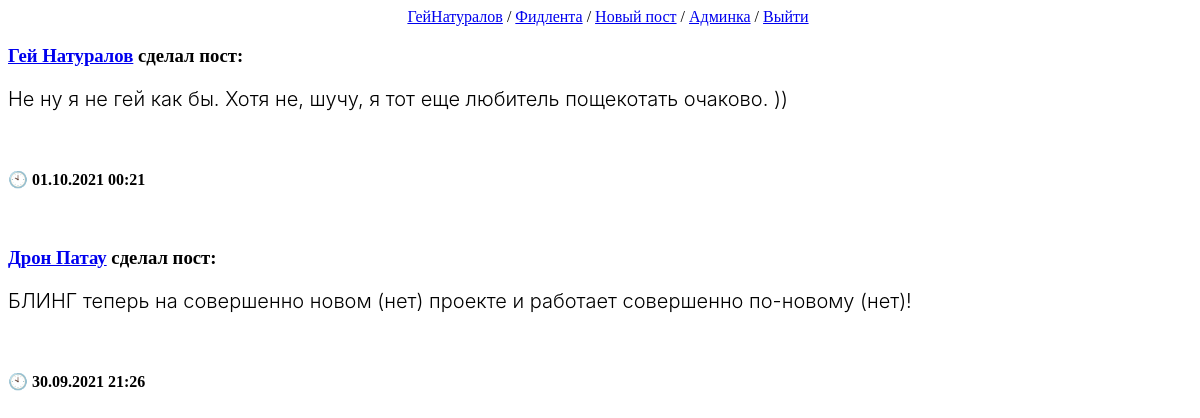
Screenshot of / (signed in) with the database file from the repository.
### bling/models.py (models this page shows, shortened)
class BlingPost(models.Model):
    text = models.TextField(null=True, blank=True, verbose_name='Текст')
    images = models.ForeignKey('BlingImage', on_delete=models.SET_NULL, null=True, blank=True, verbose_name='Изображения')
    author = models.ForeignKey(User, on_delete=models.CASCADE, related_name='posts', verbose_name='Автор', null=True)
    created_on = models.DateTimeField(auto_now_add=True, verbose_name='Дата публикации')
    likes_amount = models.IntegerField(default=0)
    comments_amount = models.IntegerField(default=0)
    class Meta:
        verbose_name = 'Пост'
        verbose_name_plural = 'Посты'
        ordering = ['-created_on']

class Profile(models.Model):
    user = models.OneToOneField(User, on_delete=models.CASCADE)
    born_on = models.DateField(null=True, blank=True, verbose_name='Дата рождения')
    subscribers = models.ManyToManyField(User, blank=True, default=None, verbose_name='Подписчики', related_name='Подписчик')
    friends = models.ManyToManyField(User, blank=True, default=None, verbose_name='Друзья', related_name='Друг')
    profile_image = models.OneToOneField('BlingImage', default=None, null=True, blank=True, verbose_name='Ава', on_delete=models.SET_NULL)
    def __str__(self):
        if self.user.first_name or self.user.last_name:
            return self.user.first_name + ' ' + self.user.last_name
        else:
            return self.user.username
    class Meta:
        verbose_name = 'Профиль'
        verbose_name_plural = 'Профили'

### bling/views.py (the view)
# urls.py: path('', index, name='home'),
@login_required()
def index(request):
    if request.method == 'GET':
        blingposts = BlingPost.objects.all()
        context = {'blingposts': blingposts}
        return render(request, 'bling/index.html', context)

### bling/templates/bling/index.html (shortened to what this page needs)
{% extends "layout/basic.html" %}
{% block content %}
{% if user.is_authenticated %}
    {% if blingposts.0 %}
        {% for blingpost in blingposts %}
            <div class="post">
                <h3><a href="{% url 'user_profile' blingpost.author.username %}">{{ blingpost.author.profile }}</a> сделал пост:</h3>
                <p>{{ blingpost.text }}</p><br>
                <h4 class="PostDate">🕙 {{ blingpost.created_on|date:"d.m.Y H:i" }}</h4>
            </div><br>
        {% endfor %}
    {% else %}
        <p align="center">Тут пока нет постов...</p>
    {% endif %}
{% endif %}
{% endblock %}

### bling/templates/layout/basic.html (shortened to what this page needs)
{% load static %}
<!DOCTYPE html>
<html lang="en">
<head>
    <link rel="stylesheet" type="text/css" href="{% static 'bling/style.css' %}">
</head>
<body>
    <nav align="center">
        {% if user.is_authenticated %}
        <a href="{% url 'user_profile' user.username %}">{{ user.username }}</a> /
        <a href="{% url 'home' %}">Фидлента</a> /
        <a href="{% url 'newpost' %}">Новый пост</a> /
        {% if user.is_superuser %}<a href="{{ HTTP_HOST }}/admin/">Админка</a> /{% endif %}
        <a href="{% url 'logout' %}">Выйти</a>
        {% else %}
        <a href="{% url 'signin' %}">Вход</a> /
        <a href="{% url 'signup' %}">Регистрация</a>
    {% endif %}
    </nav>
    <section>
        {% block content %}
        {% endblock %}
    </section>
</body>
</html>

### bling/static/bling/style.css (style rules this page uses)
html, body { width: 100%; height: 100%; position:fixed; top:0; bottom:0; left:0; right:0; }
body { background-image: url("back.jpg"); background-size: cover; display: block; }
p { font-family: SF Pro Display; font-weight: 300; font-size: 20px; }
::placeholder { text-indent: 14px; font-family: SF Pro Display; font-weight: 300; font-size: 18px; line-height: 21px; color: #A8A8A8; }

### rows the page displays
BlingPost: author.profile "Гей Натуралов", text "Не ну я не гей как бы. Хотя не, шучу, я тот еще любитель пощекотать очаково. ))", created_on "01.10.2021 00:21"
BlingPost: author.profile "Дрон Патау", text "БЛИНГ теперь на совершенно новом (нет) проекте и работает совершенно по-новому (нет)!", created_on "30.09.2021 21:26"

### other values shown
{{ user.username }} "ГейНатуралов"
